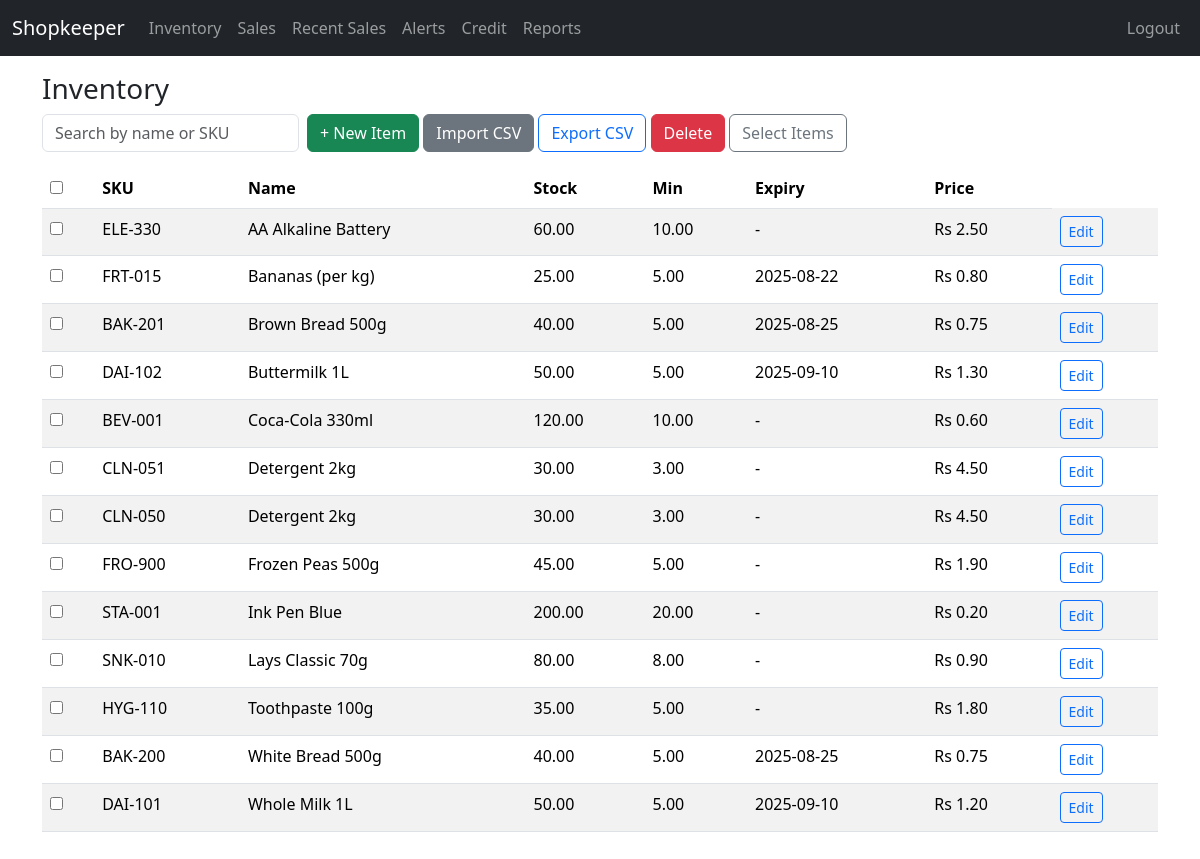
Screenshot of /inventory/ (signed in) with the database file from the repository.
### shop/models.py (models this page shows)
class Item(db.Model):
    id = db.Column(db.Integer, primary_key=True)
    sku = db.Column(db.String(64), unique=True, nullable=False)
    name = db.Column(db.String(200), nullable=False)
    category = db.Column(db.String(100))
    unit = db.Column(db.String(32), default="pcs")
    cost_price = db.Column(db.Numeric(12,2), default=0)
    sale_price = db.Column(db.Numeric(12,2), default=0)
    tax_rate = db.Column(db.Numeric(5,2), default=0)
    stock_qty = db.Column(db.Numeric(12,2), default=0)
    min_qty = db.Column(db.Numeric(12,2), default=0)
    expiry_date = db.Column(db.Date)
    supplier = db.Column(db.String(200))
    notes = db.Column(db.Text)
    created_at = db.Column(db.DateTime, default=utcnow, nullable=False)
    updated_at = db.Column(db.DateTime, default=utcnow, onupdate=utcnow, nullable=False)
    movements = relationship("StockMovement", backref="item", lazy="dynamic")

### shop/inventory.py (the view)
@inventory_bp.route("/")
@login_required
def list_items():
    q = request.args.get("q", "").strip()
    items = Item.query
    if q:
        items = items.filter((Item.name.ilike(f"%{q}%")) | (Item.sku.ilike(f"%{q}%")))
    items = items.order_by(Item.name).all()
    return render_template("inventory/list.html", items=items, can_edit_cost=can_edit_cost())

### shop/inventory.py (called while the page is built)
def can_edit_cost():
    return getattr(current_user, "role", "") == "owner"

### shop/models.py (called while the page is built)
@login_manager.user_loader
def load_user(user_id):
    return User.query.get(int(user_id))

### shop/templates/inventory/list.html
{% extends 'base.html' %}
{% block content %}
<h3>Inventory</h3>
<form class="row g-2 mb-3">
  <div class="col-auto">
    <input class="form-control" name="q" placeholder="Search by name or SKU" value="{{ request.args.get('q','') }}">
  </div>
  <div class="col-auto">
    <a href="{{ url_for('inventory.create_item') }}" class="btn btn-success">+ New Item</a>
    <a href="{{ url_for('inventory.import_items') }}" class="btn btn-secondary">Import CSV</a>
    <a href="{{ url_for('inventory.export_items') }}" class="btn btn-outline-primary">Export CSV</a>
    <button type="button" class="btn btn-danger" id="delete_selected">Delete</button>
    <button type="button" class="btn btn-outline-secondary" id="select_items">Select Items</button>
  </div>
</form>
<table class="table table-striped">
  <thead><tr><th><input type="checkbox" id="toggle_all"></th><th>SKU</th><th>Name</th><th>Stock</th><th>Min</th><th>Expiry</th><th>Price</th></tr></thead>
  <tbody>
    {% for it in items %}
      <tr class="{% if it.stock_qty <= it.min_qty %}table-warning{% endif %}">
        <td><input type="checkbox" name="item_select" value="{{ it.id }}" class="item-checkbox"></td>
        <td>{{ it.sku }}</td>
        <td>{{ it.name }}</td>
        <td>{{ it.stock_qty }}</td>
        <td>{{ it.min_qty }}</td>
        <td>{{ it.expiry_date or "-" }}</td>
        <td>Rs {{ '%.2f' % it.sale_price }}</td>
        <td><a class="btn btn-sm btn-outline-primary" href="{{ url_for('inventory.edit_item', item_id=it.id) }}">Edit</a></td>
      </tr>
    {% endfor %}
  </tbody>
</table>
{% endblock %}

### shop/templates/base.html (shortened to what this page needs)
<!doctype html>
<html lang="en">
<head>
  <link href="https://cdn.jsdelivr.net/npm/bootstrap@5.3.3/dist/css/bootstrap.min.css" rel="stylesheet">
  <link href="{{ url_for('static', filename='css/styles.css') }}" rel="stylesheet">
</head>
<body>
  {% include 'layout/navbar.html' %}
  <div class="container py-3">
    {% block content %}{% endblock %}
  </div>
</body>
</html>

### shop/templates/layout/navbar.html
<nav class="navbar navbar-expand-lg navbar-dark bg-dark">
  <div class="container-fluid">
    <a class="navbar-brand" href="{{ url_for('reports.dashboard') }}">Shopkeeper</a>
    <div class="collapse navbar-collapse">
      <ul class="navbar-nav me-auto">
        <li class="nav-item"><a class="nav-link" href="{{ url_for('inventory.list_items') }}">Inventory</a></li>
  <li class="nav-item"><a class="nav-link" href="{{ url_for('sales.cart') }}">Sales</a></li>
  <li class="nav-item"><a class="nav-link" href="{{ url_for('sales.sales_list') }}">Recent Sales</a></li>
        <li class="nav-item"><a class="nav-link" href="{{ url_for('alerts.alerts_page') }}">Alerts</a></li>
        <li class="nav-item"><a class="nav-link" href="{{ url_for('payments.credit_accounts') }}">Credit</a></li>
        <li class="nav-item"><a class="nav-link" href="{{ url_for('reports.dashboard') }}">Reports</a></li>
      </ul>
      <ul class="navbar-nav">
        <li class="nav-item"><a class="nav-link" href="{{ url_for('auth.logout') }}">Logout</a></li>
      </ul>
    </div>
  </div>
</nav>

### shop/static/css/styles.css (style rules this page uses)
body { padding-bottom: 40px; }

### rows the page displays
Item: sku "ELE-330", name "AA Alkaline Battery", stock_qty "60.00", min_qty "10.00", expiry_date "-", sale_price "2.50"
Item: sku "FRT-015", name "Bananas (per kg)", stock_qty "25.00", min_qty "5.00", expiry_date "2025-08-22", sale_price "0.80"
Item: sku "BAK-201", name "Brown Bread 500g", stock_qty "40.00", min_qty "5.00", expiry_date "2025-08-25", sale_price "0.75"
Item: sku "DAI-102", name "Buttermilk 1L", stock_qty "50.00", min_qty "5.00", expiry_date "2025-09-10", sale_price "1.30"
Item: sku "BEV-001", name "Coca-Cola 330ml", stock_qty "120.00", min_qty "10.00", expiry_date "-", sale_price "0.60"
Item: sku "CLN-051", name "Detergent 2kg", stock_qty "30.00", min_qty "3.00", expiry_date "-", sale_price "4.50"
Item: sku "CLN-050", name "Detergent 2kg", stock_qty "30.00", min_qty "3.00", expiry_date "-", sale_price "4.50"
Item: sku "FRO-900", name "Frozen Peas 500g", stock_qty "45.00", min_qty "5.00", expiry_date "-", sale_price "1.90"
Item: sku "STA-001", name "Ink Pen Blue", stock_qty "200.00", min_qty "20.00", expiry_date "-", sale_price "0.20"
Item: sku "SNK-010", name "Lays Classic 70g", stock_qty "80.00", min_qty "8.00", expiry_date "-", sale_price "0.90"
Item: sku "HYG-110", name "Toothpaste 100g", stock_qty "35.00", min_qty "5.00", expiry_date "-", sale_price "1.80"
Item: sku "BAK-200", name "White Bread 500g", stock_qty "40.00", min_qty "5.00", expiry_date "2025-08-25", sale_price "0.75"
Item: sku "DAI-101", name "Whole Milk 1L", stock_qty "50.00", min_qty "5.00", expiry_date "2025-09-10", sale_price "1.20"
